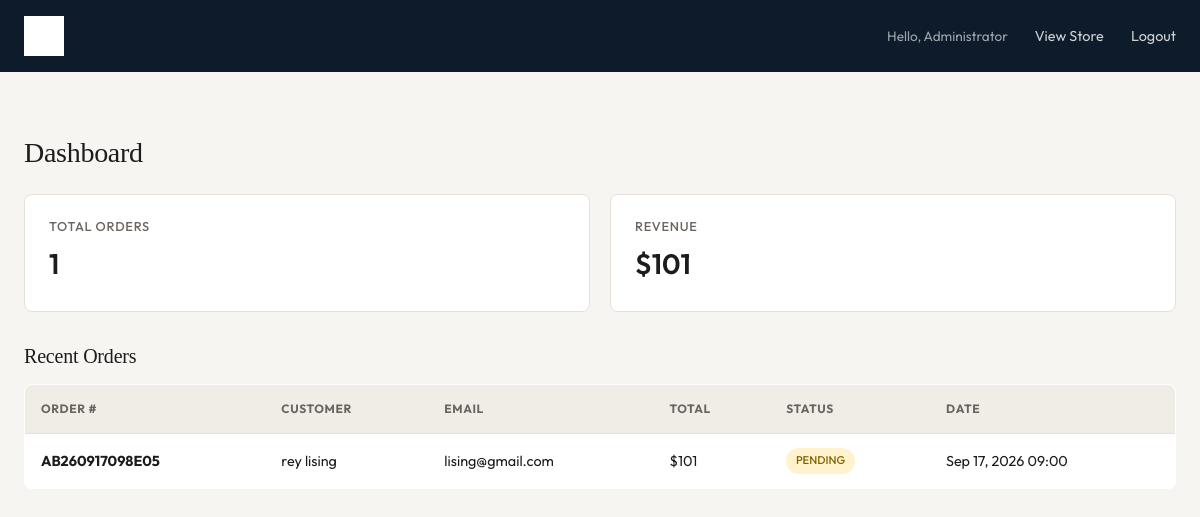
/admin/index.php (signed in), run on the app's committed database.
### tables this page shows
CREATE TABLE `orders` (
  `id` int(10) UNSIGNED NOT NULL,
  `order_number` varchar(30) NOT NULL,
  `email` varchar(150) NOT NULL,
  `first_name` varchar(100) NOT NULL,
  `last_name` varchar(100) NOT NULL,
  `address` varchar(255) NOT NULL,
  `city` varchar(100) NOT NULL,
  `postal_code` varchar(20) NOT NULL,
  `country` varchar(100) NOT NULL,
  `subtotal` decimal(10,2) NOT NULL,
  `shipping` decimal(10,2) NOT NULL DEFAULT 0.00,
  `total` decimal(10,2) NOT NULL,
  `status` enum('pending','paid','shipped','delivered','cancelled') DEFAULT 'pending',
  `created_at` timestamp NULL DEFAULT current_timestamp()
);

### includes/functions.php (called while the page is built, shortened)
<?php
function formatPrice(float $price): string
{
    return '$' . number_format($price, 0);
}
function e(?string $str): string
{
    return htmlspecialchars($str ?? '', ENT_QUOTES, 'UTF-8');
}
function getOrders(int $limit = 50): array
{
    $db = getDB();
    $stmt = $db->prepare("SELECT * FROM orders ORDER BY created_at DESC LIMIT ?");
    $stmt->execute([$limit]);
    return $stmt->fetchAll();
}

### admin/index.php (the view, shortened to what this page needs)
<?php
require_once __DIR__ . '/../includes/functions.php';
$orders = [];
try {
    $orders = getOrders(50);
} catch (Exception $e) {
    $error = 'Could not load orders.';
}
$totalOrders = count($orders);
$totalRevenue = 0;
foreach ($orders as $o) {
    $totalRevenue += (float)$o['total'];
}
?>
<!DOCTYPE html>
<html lang="en">
<head>
  <link rel="stylesheet" href="../assets/css/style.css" />
</head>
<body>
  <div class="admin-header">
    <div class="container">
      <a href="index.php">
        <img src="../assets/images/logo.png" alt="ABShop" class="logo-img" />
      </a>
      <div class="admin-nav">
        <span style="color:rgba(255,255,255,0.6); font-size:0.85rem">
          Hello, <?= e($_SESSION['admin_name'] ?? 'Admin') ?>
        </span>
        <a href="../index.php" target="_blank">View Store</a>
        <a href="../logout.php">Logout</a>
      </div>
    </div>
  </div>
  <main class="section">
    <div class="container">
      <h1 style="margin-bottom:1.5rem; font-size:1.75rem">Dashboard</h1>
      <div class="stats">
        <div class="stat-card">
          <h3>Total Orders</h3>
          <div class="value"><?= $totalOrders ?></div>
        </div>
        <div class="stat-card">
          <h3>Revenue</h3>
          <div class="value"><?= formatPrice($totalRevenue) ?></div>
        </div>
      </div>
      <h2 style="font-size:1.25rem; margin-bottom:1rem">Recent Orders</h2>
      <?php if (empty($orders)): ?>
        <p class="text-muted">No orders yet.</p>
      <?php else: ?>
        <div style="overflow-x:auto">
          <table class="orders-table">
            <thead>
              <tr>
                <th>Order #</th>
                <th>Customer</th>
                <th>Email</th>
                <th>Total</th>
                <th>Status</th>
                <th>Date</th>
              </tr>
            </thead>
            <tbody>
              <?php foreach ($orders as $order): ?>
                <tr>
                  <td><strong><?= e($order['order_number']) ?></strong></td>
                  <td><?= e($order['first_name'] . ' ' . $order['last_name']) ?></td>
                  <td><?= e($order['email']) ?></td>
                  <td><?= formatPrice((float)$order['total']) ?></td>
                  <td>
                    <span class="badge badge-<?= e($order['status']) ?>">
                      <?= e($order['status']) ?>
                    </span>
                  </td>
                  <td><?= date('M j, Y H:i', strtotime($order['created_at'])) ?></td>
                </tr>
              <?php endforeach; ?>
            </tbody>
          </table>
        </div>
      <?php endif; ?>
    </div>
  </main>
</body>
</html>

### assets/css/style.css (style rules this page uses)
:root { --color-bg: #f7f5f2; --color-surface: #ffffff; --color-surface-alt: #f0ece6; --color-text: #1c1c1c; --color-text-muted: #6b6560; --color-border: #e5e0d8; --color-accent: #e85d04; --color-accent-hover: #c44d00; --color-dark: #0d1b2a; --color-success: #2d6a4f; --color-error: #9b2226; --font-heading: "Cormorant Garamond", Georgia, serif; --font-body: "Outfit", system-ui, sans-serif; --space-xs: 0.5rem; --space-sm: 1rem; --space-md: 1.5rem; --space-lg: 2.5rem; --space-xl: 4rem; --space-2xl: 6rem; --max-width: 1280px; --header-height: 80px; --radius: 2px; --radius-lg: 8px; --shadow-sm: 0 1px 3px rgba(28, 28, 28, 0.06); --shadow-md: 0 8px 24px rgba(28, 28, 28, 0.08); --shadow-lg: 0 16px 48px rgba(28, 28, 28, 0.12); --ease: cubic-bezier(0.25, 0.46, 0.45, 0.94); --duration: 0.35s; }
*, *::before, *::after { box-sizing: border-box; margin: 0; padding: 0; }
html { scroll-behavior: smooth; font-size: 16px; }
body { font-family: var(--font-body); font-weight: 400; line-height: 1.6; color: var(--color-text); background-color: var(--color-bg); -webkit-font-smoothing: antialiased; overflow-x: hidden; }
img { max-width: 100%; height: auto; display: block; }
a { color: inherit; text-decoration: none; transition: color var(--duration) var(--ease); }
h1, h2, h3, h4 { font-family: var(--font-heading); font-weight: 500; line-height: 1.2; letter-spacing: -0.01em; }
h1 { font-size: clamp(2.5rem, 5vw, 4rem); }
h2 { font-size: clamp(1.75rem, 3.5vw, 2.75rem); }
h3 { font-size: clamp(1.25rem, 2.5vw, 1.75rem); }
.container { width: 100%; max-width: var(--max-width); margin: 0 auto; padding: 0 var(--space-md); }
.section { padding: var(--space-xl) 0; }
.logo-img { height: 48px; width: auto; object-fit: contain; }

### admin/index.php (style rules this page uses)
.admin-header { background: var(--color-dark); color: white; padding: 1rem 0; }
.admin-header .container { display: flex; align-items: center; justify-content: space-between; }
.admin-header .logo-img { height: 40px; filter: brightness(0) invert(1); }
.admin-nav a { color: rgba(255,255,255,0.8); margin-left: 1.5rem; font-size: 0.9rem; }
.stats { display: grid; grid-template-columns: repeat(auto-fit, minmax(200px, 1fr)); gap: 1.25rem; margin-bottom: 2rem; }
.stat-card { background: var(--color-surface); border: 1px solid var(--color-border); border-radius: var(--radius-lg); padding: 1.5rem; }
.stat-card h3 { font-family: var(--font-body); font-size: 0.8rem; text-transform: uppercase; letter-spacing: 0.06em; color: var(--color-text-muted); margin-bottom: 0.5rem; }
.stat-card .value { font-size: 1.75rem; font-weight: 600; }
.orders-table { width: 100%; border-collapse: collapse; background: var(--color-surface); border-radius: var(--radius-lg); overflow: hidden; border: 1px solid var(--color-border); }
.orders-table th, .orders-table td { padding: 0.9rem 1rem; text-align: left; border-bottom: 1px solid var(--color-border); font-size: 0.9rem; }
.orders-table th { background: var(--color-surface-alt); font-size: 0.75rem; text-transform: uppercase; letter-spacing: 0.05em; color: var(--color-text-muted); }
.orders-table tr:last-child td { border-bottom: none; }
.badge { display: inline-block; padding: 0.25rem 0.6rem; border-radius: 99px; font-size: 0.7rem; font-weight: 500; text-transform: uppercase; }
.badge-pending { background: #fff3cd; color: #856404; }

### data on the page
orders: order_number "AB260917098E05", first_name+last_name "rey lising", email "lising@gmail.com", total "$101", status "PENDING", created_at "Sep 17, 2026 09:00"

### other printed values
$_SESSION['admin_name'] "Administrator"
$totalOrders "1"
formatPrice($totalRevenue) "$101"
